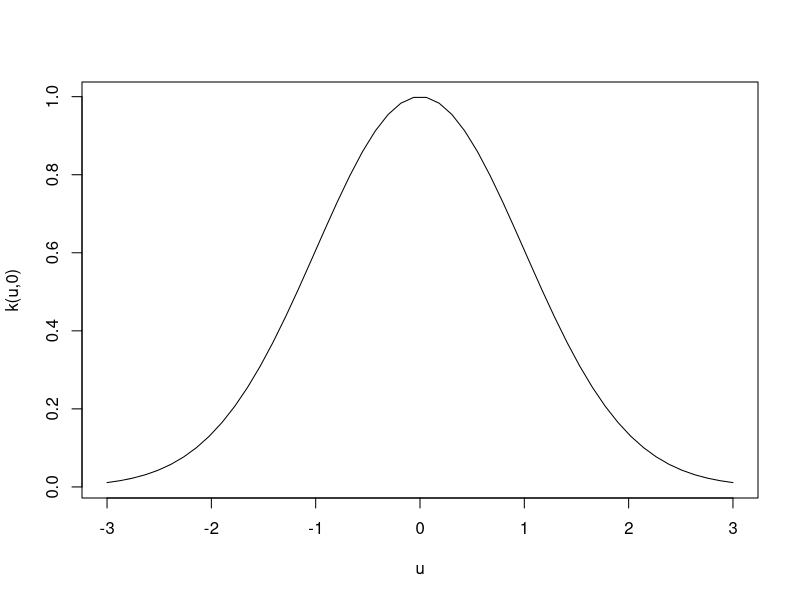

Reproduce this figure in R.





gaussian <- function(u, v) {
  return ( exp( - (u-v)^2 / (2*1^2) ) )
}

N <- 50
x <- seq(-3,3,length=N)


plot( x, gaussian(x,0), type="l", xlab="u", ylab="k(u,0)" )

